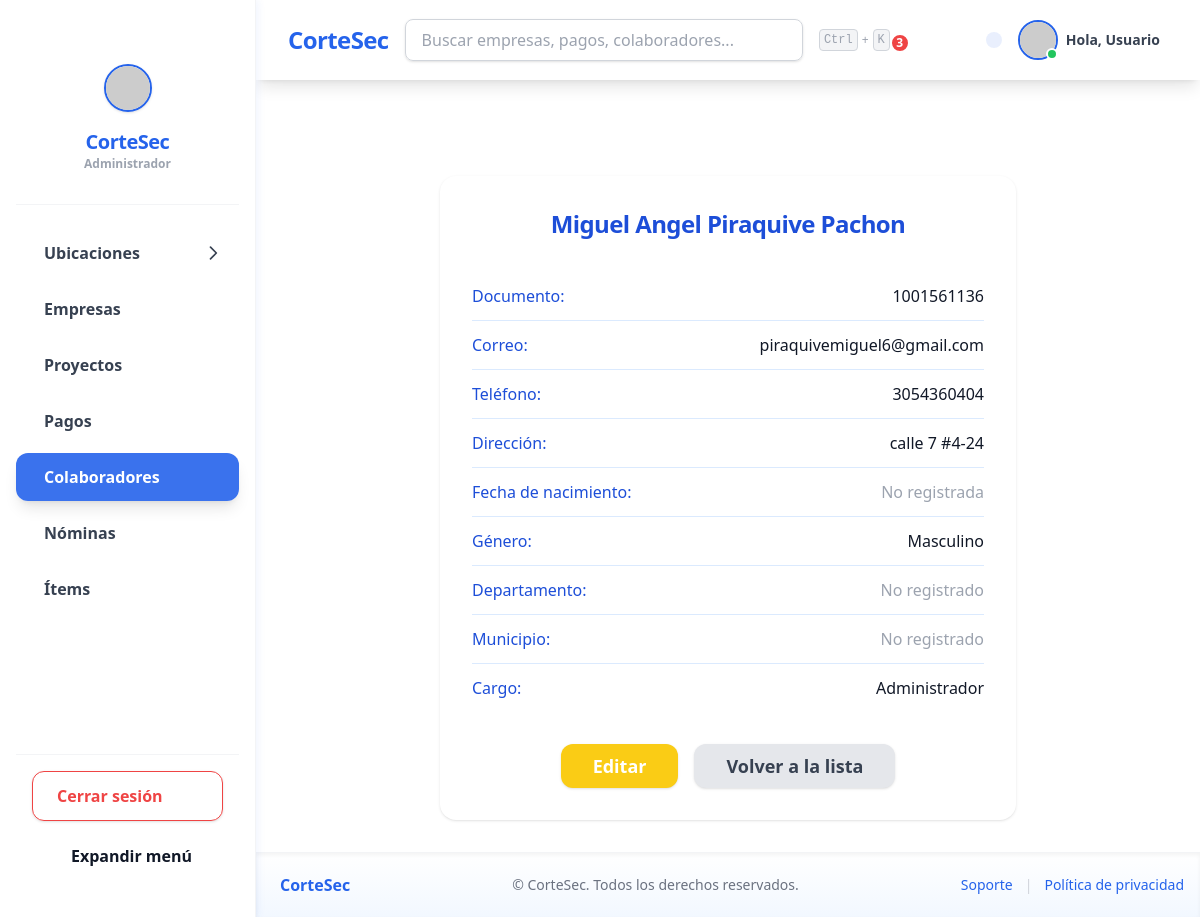
Screenshot of /payroll/empleados/1/ with the database file from the repository.
### payroll/models.py (models this page shows, shortened)
class Empleado(models.Model):
    GENERO_CHOICES = [
        ('M', 'Masculino'),
        ('F', 'Femenino'),
        ('O', 'Otro'),
    ]
    nombres = models.CharField("Nombres", max_length=100)
    apellidos = models.CharField("Apellidos", max_length=100)
    documento = models.CharField("Documento de Identidad", max_length=30, unique=True, blank=True, null=True)
    correo = models.EmailField("Correo electrónico", unique=True)
    telefono = models.CharField("Teléfono", max_length=15, blank=True)
    direccion = models.CharField("Dirección", max_length=255, blank=True)
    fecha_nacimiento = models.DateField("Fecha de nacimiento", blank=True, null=True)
    genero = models.CharField("Género", max_length=1, choices=GENERO_CHOICES, blank=True)
    fecha_contratacion = models.DateField("Fecha de contratación", auto_now_add=True)
    departamento = models.ForeignKey(Departamento, on_delete=models.SET_NULL, null=True, blank=True, verbose_name="Departamento")
    municipio = models.ForeignKey(Municipio, on_delete=models.SET_NULL, null=True, blank=True, verbose_name="Municipio")
    cargo = models.ForeignKey(Cargo, on_delete=models.PROTECT, verbose_name="Cargo")
    foto = models.ImageField("Foto", upload_to="empleados/fotos/", blank=True, null=True)
    creado_el = models.DateTimeField("Creado el", auto_now_add=True)
    actualizado_el = models.DateTimeField("Actualizado el", auto_now=True)
    class Meta:
        verbose_name = "Empleado"
        verbose_name_plural = "Empleados"
        ordering = ["apellidos", "nombres"]

class Cargo(models.Model):
    nombre = models.CharField("Nombre del Cargo", max_length=100, unique=True)
    class Meta:
        verbose_name = "Cargo"
        verbose_name_plural = "Cargos"
        ordering = ["nombre"]
    def __str__(self):
        return self.nombre

### payroll/views.py (the view)
# urls.py: path('empleados/<int:pk>/', views.EmpleadoDetalleView.as_view(), name='empleado_detalle'),
class EmpleadoDetalleView(DetailView):
    model = Empleado
    template_name = "payroll/empleado_detalle.html"
    context_object_name = "empleado"

### core/context_processors.py (called while the page is built)
def notificaciones(request):
    if request.user.is_authenticated:
        return {
            'notificaciones': Notificacion.objects.filter(usuario=request.user, leida=False)
        }
    return {}

### payroll/templates/payroll/empleado_detalle.html (shortened to what this page needs)
{% extends "base.html" %}
{% load i18n %}
{% block content %}
<div class="bg-white rounded-2xl shadow p-8 max-w-xl mx-auto mt-10">
    <h2 class="text-2xl font-bold text-blue-700 text-center mb-8 tracking-tight">
        {{ empleado.nombres }} {{ empleado.apellidos }}
    </h2>
    <ul class="divide-y divide-blue-100 mb-6">
        <li class="py-3 flex justify-between">
            <span class="text-blue-700">{% trans "Documento" %}:</span>
            <span>{{ empleado.documento }}</span>
        </li>
        <li class="py-3 flex justify-between">
            <span class="text-blue-700">{% trans "Correo" %}:</span>
            <span>{{ empleado.correo }}</span>
        </li>
        <li class="py-3 flex justify-between">
            <span class="text-blue-700">{% trans "Teléfono" %}:</span>
            <span>{{ empleado.telefono }}</span>
        </li>
        <li class="py-3 flex justify-between">
            <span class="text-blue-700">{% trans "Dirección" %}:</span>
            <span>{{ empleado.direccion }}</span>
        </li>
        <li class="py-3 flex justify-between">
            <span class="text-blue-700">{% trans "Fecha de nacimiento" %}:</span>
            <span>
                {% if empleado.fecha_nacimiento %}
                    {{ empleado.fecha_nacimiento|date:"d/m/Y" }}
                {% else %}
                    <span class="text-gray-400">{% trans "No registrada" %}</span>
                {% endif %}
            </span>
        </li>
        <li class="py-3 flex justify-between">
            <span class="text-blue-700">{% trans "Género" %}:</span>
            <span>{{ empleado.get_genero_display }}</span>
        </li>
        <li class="py-3 flex justify-between">
            <span class="text-blue-700">{% trans "Departamento" %}:</span>
            <span>
                {% if empleado.departamento %}
                    {{ empleado.departamento.nombre }}
                {% else %}
                    <span class="text-gray-400">{% trans "No registrado" %}</span>
                {% endif %}
            </span>
        </li>
        <li class="py-3 flex justify-between">
            <span class="text-blue-700">{% trans "Municipio" %}:</span>
            <span>
                {% if empleado.municipio %}
                    {{ empleado.municipio.nombre }}
                {% else %}
                    <span class="text-gray-400">{% trans "No registrado" %}</span>
                {% endif %}
            </span>
        </li>
        <li class="py-3 flex justify-between">
            <span class="text-blue-700">{% trans "Cargo" %}:</span>
            <span>{{ empleado.cargo }}</span>
        </li>
    </ul>
    <div class="flex justify-center gap-4 mt-8">
        <a href="{% url 'payroll:empleado_actualizar' empleado.pk %}" class="px-8 py-2 bg-yellow-400 text-white rounded-xl shadow hover:bg-yellow-500 transition font-bold text-lg">
            {% trans "Editar" %}
        </a>
        <a href="{% url 'payroll:empleado_lista' %}" class="px-8 py-2 bg-gray-200 text-gray-700 rounded-xl hover:bg-gray-300 transition font-bold text-lg shadow">
            {% trans "Volver a la lista" %}
        </a>
    </div>
</div>
{% endblock %}

### static/css/custom.css (style rules this page uses)
html, body { height: 100%; }

### rows the page displays
Empleado: nombres "Miguel Angel", apellidos "Piraquive Pachon", documento "1001561136", correo "piraquivemiguel6@gmail.com", telefono "3054360404", direccion "calle 7 #4-24", genero "Masculino", cargo "Administrador"

### other values shown
{{ user.first_name|default:"Usuario" }} "Usuario"
